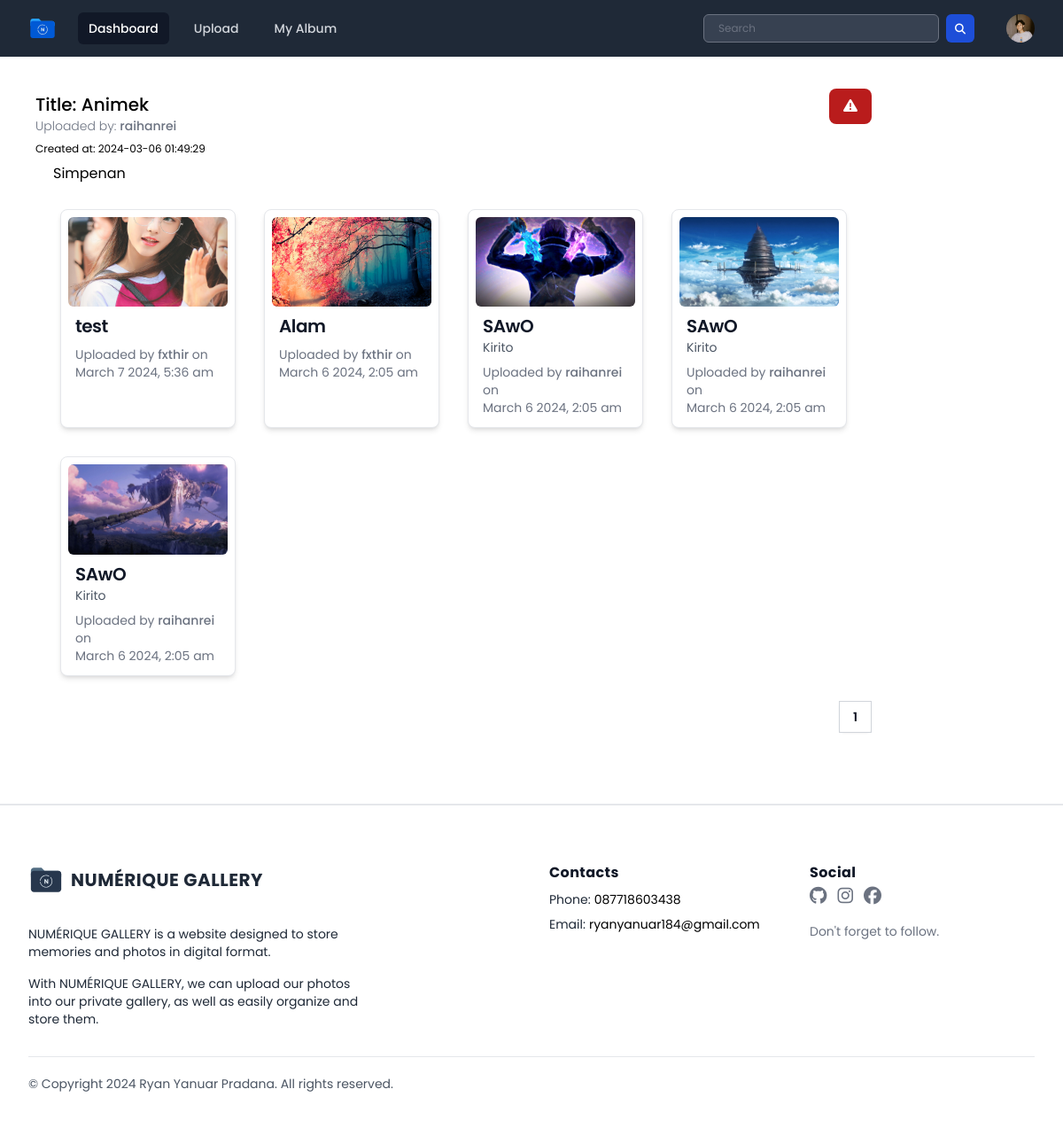
The page /public/page/user/albumUser/photoAlbum.php?albumID=3 (signed in) on the database its author committed.
### tables this page shows
CREATE TABLE `users` (
  `userID` int(11) NOT NULL,
  `name` varchar(255) DEFAULT NULL,
  `username` varchar(50) NOT NULL,
  `password` varchar(255) NOT NULL,
  `email` varchar(100) NOT NULL,
  `access_level` varchar(50) DEFAULT 'user',
  `last_login` datetime DEFAULT NULL,
  `createdAt` timestamp NOT NULL DEFAULT current_timestamp(),
  `profile_photo` varchar(255) DEFAULT 'default_profile.svg'
);

CREATE TABLE `albums` (
  `albumID` int(11) NOT NULL,
  `userID` int(11) NOT NULL,
  `title` varchar(100) DEFAULT NULL,
  `description` text DEFAULT NULL,
  `createdAt` timestamp NOT NULL DEFAULT current_timestamp() ON UPDATE current_timestamp(),
  `thumbnail_album` varchar(255) NOT NULL DEFAULT 'album_default.svg',
  `acces_level` varchar(255) NOT NULL
);

CREATE TABLE `photos` (
  `photoID` int(11) NOT NULL,
  `userID` int(11) NOT NULL,
  `albumID` int(11) DEFAULT 0,
  `title` varchar(100) DEFAULT NULL,
  `description` text DEFAULT NULL,
  `image_path` varchar(255) DEFAULT NULL,
  `createdAt` timestamp NOT NULL DEFAULT current_timestamp() ON UPDATE current_timestamp(),
  `category` varchar(255) NOT NULL,
  `acces_level` varchar(255) NOT NULL
);

### public/page/user/albumUser/photoAlbum.php (the view, shortened to what the rows shown need)
<?php
include "../../../../database/koneksi.php";
$username = $_SESSION['username'];
$albumID = $_GET['albumID'];
$rowsPerPage = 12;
$current_page = isset($_GET['page']) ? $_GET['page'] : 1;
$offset = ($current_page - 1) * $rowsPerPage;
$query = "SELECT * FROM users WHERE username = '$username'";
$result = mysqli_query($conn, $query);
if ($result && mysqli_num_rows($result) > 0) {
    $pengguna = mysqli_fetch_assoc($result);
    $userID = $pengguna['userID'];
    $username = $pengguna['username'];
    $profile_photo = $pengguna['profile_photo'];
    $queryPhotos = "SELECT photos.photoID, photos.title, photos.description, photos.image_path, photos.createdAt, users.username AS uploader
    FROM photos
    INNER JOIN users ON photos.userID = users.userID
    WHERE photos.albumID = $albumID AND photos.acces_level = 'public' OR photos.userID = $userID
    ORDER BY photos.createdAt DESC
    LIMIT $offset, $rowsPerPage";
    $resultPhotos = mysqli_query($conn, $queryPhotos);
    $queryAlbums = "SELECT albums.albumID, albums.title, albums.description, albums.thumbnail_album, albums.createdAt, users.username AS username, users.userID AS userID
    FROM albums
    INNER JOIN users ON albums.userID = users.userID
    WHERE albums.albumID = $albumID
    ORDER BY albums.createdAt DESC";
    $resultAlbums = mysqli_query($conn, $queryAlbums);
} else {
    echo "<script>alert('Error: " . mysqli_error($conn) . "');</script>";
    exit();
}
?>
<!DOCTYPE html>
<html lang="en">
<head>
    <link rel="stylesheet" href="../../../css/output.css">
    <link rel="stylesheet" href="../../../css/style.css">
    <link rel="stylesheet" href="../../../css/all.min.css">
    <link rel="stylesheet" href="../../../css/fontawesome.min.css">
</head>
<body class="h-screen overflow-x-hidden font-poppins">
    <div x-data="{ open: false, profileMenuOpen: false }">
        <nav class="bg-gray-800">
            <div class="mx-auto max-w-7xl px-2 sm:px-6 lg:px-8">
                <div class="relative flex h-16 items-center justify-between">
                    <div class="flex items-center">
                        <div class="absolute inset-y-0 right-0 flex items-center pr-2 sm:static sm:inset-auto sm:ml-6 sm:pr-0">
                            <div class="relative ml-3">
                                <div>
                                    <button @click="profileMenuOpen = !profileMenuOpen" type="button" class="relative flex rounded-full bg-gray-800 text-sm focus:outline-none focus:ring-2 focus:ring-white focus:ring-offset-2 focus:ring-offset-gray-800" id="user-menu-button" aria-expanded="false" aria-haspopup="true">
                                        <span class="absolute -inset-1.5"></span>
                                        <img class="h-8 w-8 rounded-full" src="../../../../database/uploads/<?= $profile_photo ?>" alt="<?= $row['username'] ?> profile photo">
                                    </button>
                                </div>
                            </div>
                        </div>
                    </div>
                </div>
            </div>
        </nav>
    </div>
    <div class="container p-10">
        <?php
        if ($resultAlbums && mysqli_num_rows($resultAlbums) > 0) {
            while ($row = mysqli_fetch_array($resultAlbums)) {
                $title = $row['title'];
                $usernameAlbum = $row['username'];
                $createdAt = $row['createdAt'];
                $description = $row['description'];
            }
        }
        ?>
        <div class="flex justify-between items-center">
            <div>
                <p class="font-medium text-xl">
                    <span>Title: </span> <?= $title ?>
                </p>
                <p class="font-light text-gray-500 text-sm">
                    <span>Uploaded by: </span>
                    <?php if ($username !== $usernameAlbum) : ?>
                        <a href="../profileUser/profile_others.php?username=<?= $usernameAlbum ?>" class="hover:text-blue-600 font-medium" style="cursor: pointer;">
                            <?php echo $usernameAlbum; ?>
                        </a>
                    <?php elseif ($username === $usernameAlbum) : ?>
                        <a href="../profile.php" class="hover:text-blue-600 font-medium" style="cursor: pointer;">
                            <?php echo $usernameAlbum; ?>
                        </a>
                    <?php endif; ?>
                </p>
                <p class="text-xs pt-2">
                    <span>Created at: </span><?= $createdAt ?>
                </p>
            </div>
        </div>
        <div class="relative">
            <div class="px-5">
                <p class="pt-2">
                    <?= $description ?>
                </p>
            </div>
        </div>
        <div class="grid gap-8 grid-cols-1 sm:grid-cols-2 md:grid-cols-3 lg:grid-cols-4 p-4 md:p-2 xl:p-5 m-5">
            <?php
            if ($resultPhotos && mysqli_num_rows($resultPhotos) > 0) {
                while ($row = mysqli_fetch_assoc($resultPhotos)) {
            ?>
                    <div class="relative bg-white border rounded-lg shadow-md dark:bg-gray-800 dark:border-gray-700 transform transition duration-500 hover:scale-105">
                        <div class="p-2 flex justify-center">
                            <a href="../post.php?photoID=<?= $row['photoID'] ?>" style="display: block; width: 100%; height: 0; padding-bottom: 56.25%; position: relative;">
                                <img class="rounded-md object-cover w-full h-full absolute inset-0" src="../../../../database/uploads/<?php echo $row['image_path']; ?>" loading="lazy" alt="<?php echo $row['title']; ?>">
                            </a>
                        </div>
                        <div class="px-4 pb-3">
                            <div>
                                <a href="../post.php?photoID=<?= $row['photoID'] ?>">
                                    <h5 class="text-xl font-semibold tracking-tight hover:text-blue-800 dark:hover:text-blue-300 text-gray-900 dark:text-white ">
                                        <?php echo $row['title']; ?>
                                    </h5>
                                </a>
                                <p class="antialiased text-gray-600 dark:text-gray-400 text-sm break-all">
                                    <?php
                                    $description = $row['description'];
                                    if (strlen($description) > 25) {
                                    ?>
                                        <span><?= substr($description, 0, 25) ?>...... </span><br>
                                        <a href="../post.php?photoID=<?= $row['photoID'] ?>" class="text-blue-500 hover:text-white">lihat selengkapnya</a>
                                    <?php
                                    } else {
                                        echo $description;
                                    }
                                    ?>
                                </p>
                                <p class="mt-2 text-gray-500 text-sm">
                                    Uploaded by
                                    <?php if ($username !== $row['uploader']) : ?>
                                        <a href="../profileUser/profile_others.php?username=<?= $row['uploader'] ?>" class="hover:text-white font-medium" style="cursor: pointer;">
                                            <?php echo $row['uploader']; ?>
                                        </a>
                                    <?php elseif ($username === $row['uploader']) : ?>
                                        <a href="../profile.php" class="hover:text-white font-medium" style="cursor: pointer;">
                                            <?php echo $row['uploader']; ?>
                                        </a>
                                    <?php endif; ?>
                                    on <br>
                                    <span>
                                        <?php echo date('F j Y, g:i a', strtotime($row['createdAt'])); ?>
                                    </span>
                                </p>
                            </div>
                        </div>
                    </div>
            <?php
                }
            } else {
                echo "<p>No photos found in this album.</p>";
            }
            ?>
        </div>
    </div>
</body>
</html>

### rows shown on the page
users: profile_photo (picture)
albums: title "Animek", userID.username "raihanrei", createdAt "2024-03-06 01:49:29", description "Simpenan"
photos: $row['photoID'] 10 (drawn), image_path+title (picture), title "test", userID.username "fxthir", createdAt "March 7 2024, 5:36 am"
photos: image_path (picture), title "Alam", userID.username "fxthir", createdAt "March 6 2024, 2:05 am"
photos: image_path (picture), title "SAwO", description "Kirito", userID.username "raihanrei", createdAt "March 6 2024, 2:05 am"
photos: image_path (picture), title "SAwO", description "Kirito", userID.username "raihanrei", createdAt "March 6 2024, 2:05 am"
photos: image_path (picture), title "SAwO", description "Kirito", userID.username "raihanrei", createdAt "March 6 2024, 2:05 am"
